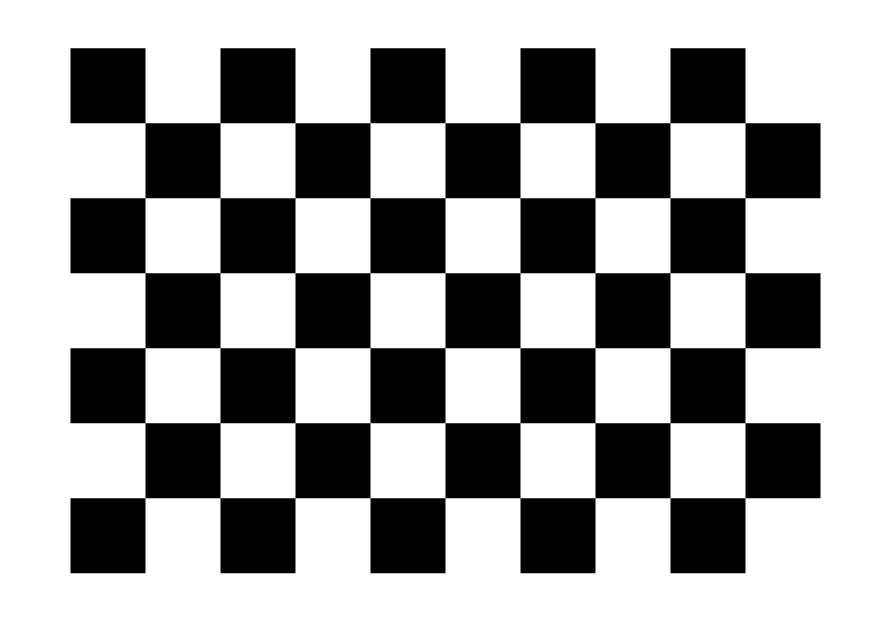
#> input picture camera_data/chessboard.png, 3508 x 2480 px (shown at 1/4 size)
$ python -i utils.py   (imports and definitions only)
#> lines starting #> are read from the running program, lines starting #| are printed output that depends on the picture; after the words box and inside, x2 and y2 are one past the last pixel; in counts of white or black regions, pixels touching at a corner belong together
#> `picture = cv2.imread('camera_data/chessboard.png', cv2.IMREAD_GRAYSCALE)`: picture: shape (2480, 3508); 63.8% white; 1 black region, box (x1, y1, x2, y2) and area: (282, 193, 3282, 2293) 3150000
import numpy as np
import cv2 as cv
import matplotlib.pyplot as plt
import csv

# [16 lines left out: function preprocess_dark_image, not called in this run]

def alternative_preprocess(img):
    """Alternative preprocessing method for cases where standard preprocessing fails."""
    filtered = cv.bilateralFilter(img, 9, 75, 75)
    thresh = cv.adaptiveThreshold(
        filtered, 255, cv.ADAPTIVE_THRESH_GAUSSIAN_C,
        cv.THRESH_BINARY, 11, 2
    )
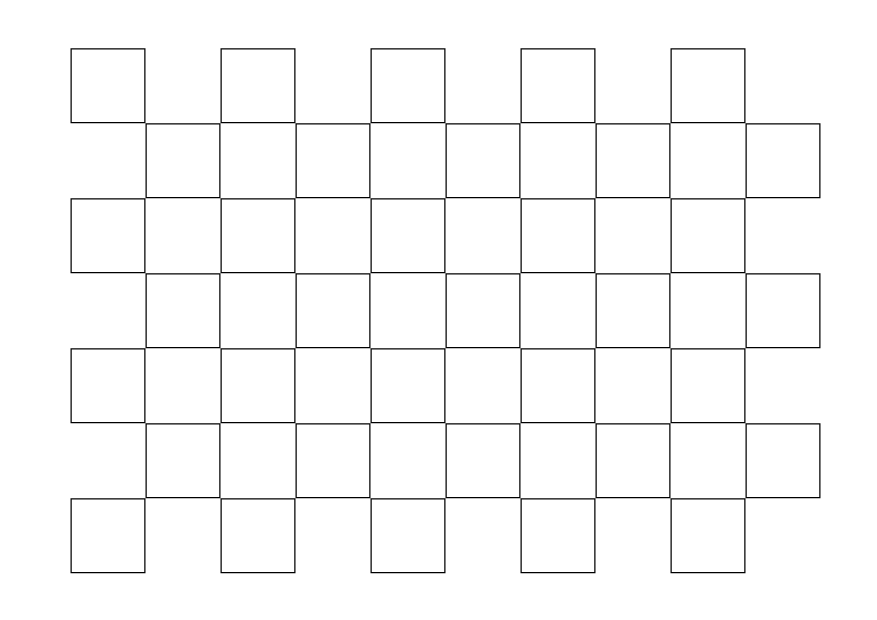
#> thresh: shape (2480, 3508) (shown at 1/4 size); 97.6% white; 1 black region, box (x1, y1, x2, y2) and area: (282, 193, 3282, 2293) 206500
    result = cv.addWeighted(img, 0.7, thresh, 0.3, 0)
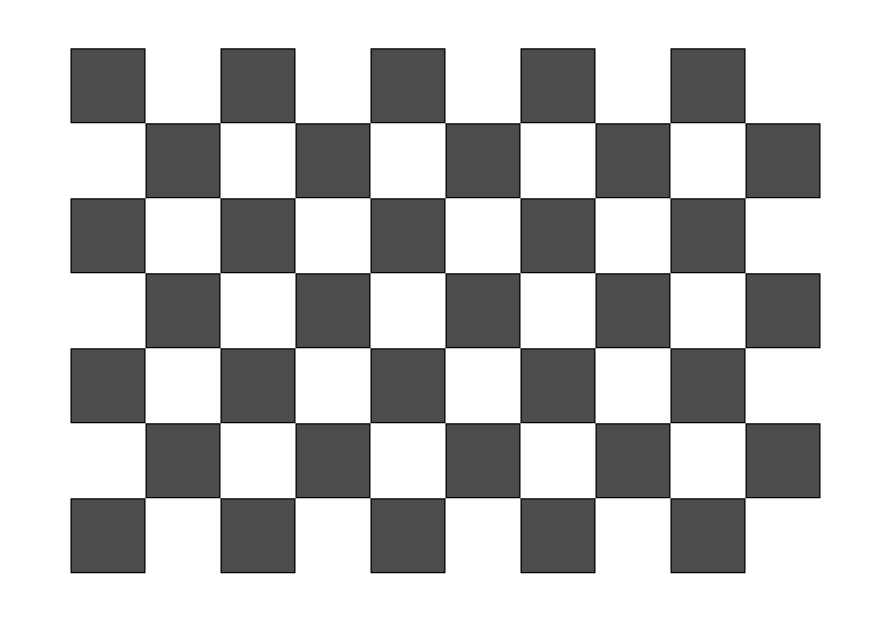
#> result: shape (2480, 3508) (shown at 1/4 size); min 0, max 255, mean 188.4
    return result

# [123 lines left out: functions init_kalman_filter, update_kalman_filter, rotation_matrix_to_quaternion, save_trajectory_data, render_trajectory, not called in this run]

>>> import cv2
>>> picture = cv2.imread('camera_data/chessboard.png', cv2.IMREAD_GRAYSCALE)
>>> result = alternative_preprocess(picture)
